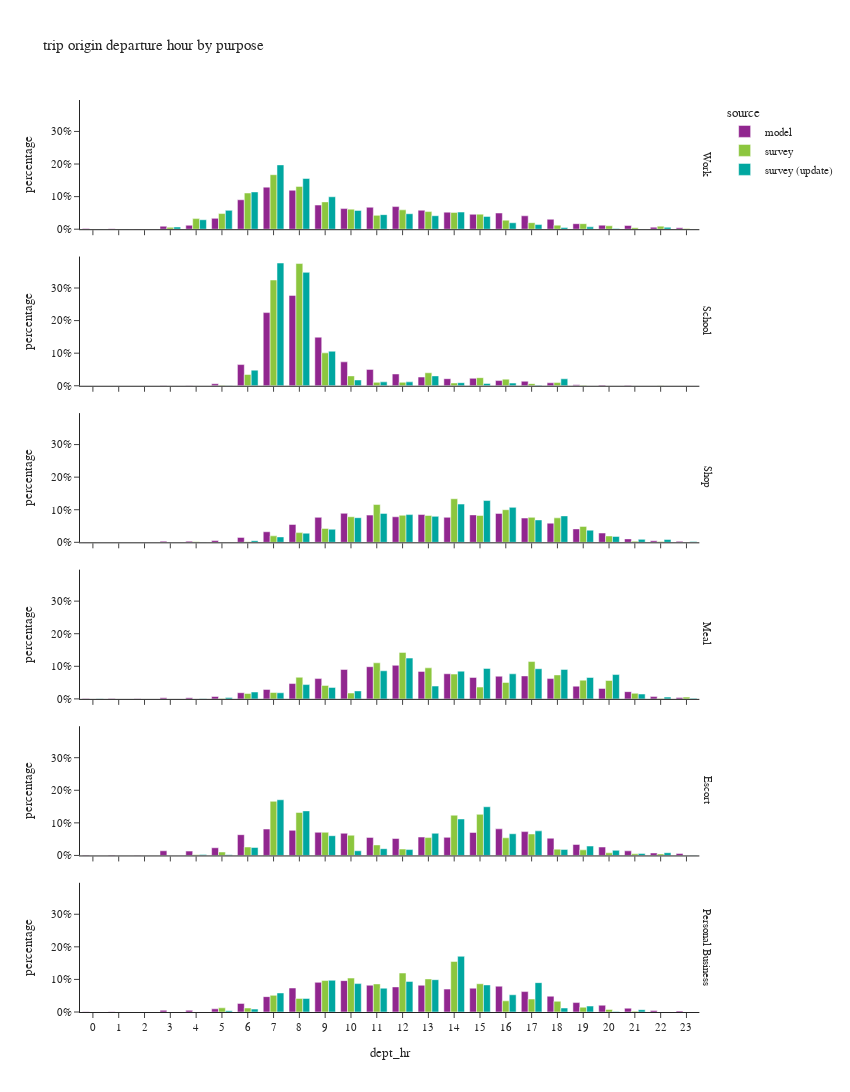

Notebook code cell kept with this figure:
### Code cell
df_plot = df_trip.groupby(['dept_hr','dpurp_label','source'])['trexpfac'].agg(sample_count='size', trexpfac='sum').reset_index()
df_plot['percentage'] = df_plot.groupby(['dpurp_label','source'], group_keys=False)['trexpfac']. \
    apply(lambda x: x / float(x.sum()))

fig = px.bar(df_plot.sort_values(['source','dpurp_label']),
             x="dept_hr", y="percentage", color="source",barmode="group",
             facet_row='dpurp_label',
             hover_data=['trexpfac','sample_count'],
             title="trip origin departure hour by purpose")
fig.update_layout(height=1500, width=850)
fig.for_each_annotation(lambda a: a.update(text = a.text.split("=")[-1]))
fig.for_each_xaxis(lambda a: a.update(dict(dtick = 1, categoryorder='category ascending')))
fig.for_each_yaxis(lambda a: a.update(dict(tickformat=".0%")))
fig.show()

### Figure 1 — Plotly figure (JSON) as saved in the notebook; plotly's stock layout.template omitted (floating-point values rounded to 4 significant figures)
{"data": [{"alignmentgroup": "True", "customdata": [[4795.0, 4795.0], [3382.0, 3382.0], [1291.0, 1291.0], [24220.0, 24220.0], [32240.0, 32240.0], [88170.0, 88170.0], [239500.0, 239500.0], [342500.0, 342500.0], [317100.0, 317100.0], [196500.0, 196500.0], [167700.0, 167700.0], [178700.0, 178700.0], [184100.0, 184100.0], [154800.0, 154800.0], [139000.0, 139000.0], [121400.0, 121400.0], [131800.0, 131800.0], [109100.0, 109100.0], [80800.0, 80800.0], [44780.0, 44780.0], [33030.0, 33030.0], [29860.0, 29860.0], [16490.0, 16490.0], [11830.0, 11830.0]], "hovertemplate": "source=model<br>dpurp_label=Work<br>dept_hr=%{x}<br>percentage=%{y}<br>trexpfac=%{customdata[0]}<br>sample_count=%{customdata[1]}<extra></extra>", "legendgroup": "model", "marker": {"color": "#91268F", "pattern": {"shape": ""}}, "name": "model", "offsetgroup": "model", "orientation": "v", "showlegend": true, "textposition": "auto", "type": "bar", "x": [0, 1, 2, 3, 4, 5, 6, 7, 8, 9, 10, 11, 12, 13, 14, 15, 16, 17, 18, 19, 20, 21, 22, 23], "xaxis": "x6", "y": [0.001807, 0.001275, 0.0004866, 0.009128, 0.01215, 0.03323, 0.09028, 0.1291, 0.1195, 0.07408, 0.06322, 0.06735, 0.06938, 0.05834, 0.0524, 0.04576, 0.04966, 0.04114, 0.03045, 0.01688, 0.01245, 0.01126, 0.006215, 0.004459], "yaxis": "y6"}, {"alignmentgroup": "True", "customdata": [[6.0, 6.0], [2.0, 2.0], [0.0, 0.0], [347.0, 347.0], [438.0, 438.0], [3597.0, 3597.0], [37860.0, 37860.0], [130700.0, 130700.0], [161400.0, 161400.0], [86760.0, 86760.0], [42720.0, 42720.0], [29270.0, 29270.0], [21040.0, 21040.0], [15560.0, 15560.0], [12620.0, 12620.0], [13260.0, 13260.0], [9240.0, 9240.0], [8056.0, 8056.0], [5288.0, 5288.0], [1635.0, 1635.0], [1365.0, 1365.0], [732.0, 732.0], [88.0, 88.0], [42.0, 42.0]], "hovertemplate": "source=model<br>dpurp_label=School<br>dept_hr=%{x}<br>percentage=%{y}<br>trexpfac=%{customdata[0]}<br>sample_count=%{customdata[1]}<extra></extra>", "legendgroup": "model", "marker": {"color": "#91268F", "pattern": {"shape": ""}}, "name": "model", "offsetgroup": "model", "orientation": "v", "showlegend": false, "textposition": "auto", "type": "bar", "x": [0, 1, 2, 3, 4, 5, 6, 7, 8, 9, 10, 11, 12, 13, 14, 15, 16, 17, 18, 19, 20, 21, 22, 23], "xaxis": "x5", "y": [1.031e-05, 3.436e-06, 0.0, 0.0005961, 0.0007525, 0.00618, 0.06505, 0.2245, 0.2774, 0.1491, 0.07339, 0.05028, 0.03615, 0.02672, 0.02168, 0.02279, 0.01587, 0.01384, 0.009085, 0.002809, 0.002345, 0.001258, 0.0001512, 7.216e-05], "yaxis": "y5"}, {"alignmentgroup": "True", "customdata": [[1035.0, 1035.0], [729.0, 729.0], [286.0, 286.0], [5857.0, 5857.0], [6074.0, 6074.0], [9378.0, 9378.0], [25550.0, 25550.0], [54650.0, 54650.0], [92380.0, 92380.0], [129200.0, 129200.0], [150000.0, 150000.0], [140700.0, 140700.0], [132100.0, 132100.0], [143700.0, 143700.0], [129200.0, 129200.0], [141900.0, 141900.0], [149500.0, 149500.0], [125600.0, 125600.0], [99090.0, 99090.0], [69490.0, 69490.0], [48040.0, 48040.0], [17760.0, 17760.0], [8054.0, 8054.0], [5146.0, 5146.0]], "hovertemplate": "source=model<br>dpurp_label=Shop<br>dept_hr=%{x}<br>percentage=%{y}<br>trexpfac=%{customdata[0]}<br>sample_count=%{customdata[1]}<extra></extra>", "legendgroup": "model", "marker": {"color": "#91268F", "pattern": {"shape": ""}}, "name": "model", "offsetgroup": "model", "orientation": "v", "showlegend": false, "textposition": "auto", "type": "bar", "x": [0, 1, 2, 3, 4, 5, 6, 7, 8, 9, 10, 11, 12, 13, 14, 15, 16, 17, 18, 19, 20, 21, 22, 23], "xaxis": "x4", "y": [0.0006141, 0.0004325, 0.0001697, 0.003475, 0.003604, 0.005564, 0.01516, 0.03243, 0.05481, 0.07665, 0.08902, 0.0835, 0.07839, 0.08525, 0.07665, 0.08418, 0.0887, 0.0745, 0.05879, 0.04123, 0.0285, 0.01054, 0.004779, 0.003053], "yaxis": "y4"}, {"alignmentgroup": "True", "customdata": [[1378.0, 1378.0], [1177.0, 1177.0], [488.0, 488.0], [4146.0, 4146.0], [4539.0, 4539.0], [8770.0, 8770.0], [22830.0, 22830.0], [35010.0, 35010.0], [56760.0, 56760.0], [75250.0, 75250.0], [109000.0, 109000.0], [119200.0, 119200.0], [124300.0, 124300.0], [101900.0, 101900.0], [93130.0, 93130.0], [79440.0, 79440.0], [83960.0, 83960.0], [85040.0, 85040.0], [75170.0, 75170.0], [47070.0, 47070.0], [38620.0, 38620.0], [26790.0, 26790.0], [8484.0, 8484.0], [4974.0, 4974.0]], "hovertemplate": "source=model<br>dpurp_label=Meal<br>dept_hr=%{x}<br>percentage=%{y}<br>trexpfac=%{customdata[0]}<br>sample_count=%{customdata[1]}<extra></extra>", "legendgroup": "model", "marker": {"color": "#91268F", "pattern": {"shape": ""}}, "name": "model", "offsetgroup": "model", "orientation": "v", "showlegend": false, "textposition": "auto", "type": "bar", "x": [0, 1, 2, 3, 4, 5, 6, 7, 8, 9, 10, 11, 12, 13, 14, 15, 16, 17, 18, 19, 20, 21, 22, 23], "xaxis": "x3", "y": [0.001141, 0.0009748, 0.0004042, 0.003434, 0.003759, 0.007263, 0.01891, 0.02899, 0.04701, 0.06232, 0.09027, 0.09873, 0.103, 0.08436, 0.07713, 0.06579, 0.06953, 0.07043, 0.06226, 0.03898, 0.03199, 0.02219, 0.007026, 0.004119], "yaxis": "y3"}, {"alignmentgroup": "True", "customdata": [[2930.0, 2930.0], [2210.0, 2210.0], [882.0, 882.0], [25040.0, 25040.0], [23250.0, 23250.0], [41190.0, 41190.0], [111300.0, 111300.0], [141400.0, 141400.0], [134600.0, 134600.0], [124100.0, 124100.0], [118900.0, 118900.0], [96770.0, 96770.0], [90790.0, 90790.0], [98630.0, 98630.0], [96860.0, 96860.0], [123100.0, 123100.0], [142400.0, 142400.0], [127700.0, 127700.0], [92300.0, 92300.0], [58820.0, 58820.0], [45020.0, 45020.0], [24640.0, 24640.0], [13250.0, 13250.0], [10630.0, 10630.0]], "hovertemplate": "source=model<br>dpurp_label=Escort<br>dept_hr=%{x}<br>percentage=%{y}<br>trexpfac=%{customdata[0]}<br>sample_count=%{customdata[1]}<extra></extra>", "legendgroup": "model", "marker": {"color": "#91268F", "pattern": {"shape": ""}}, "name": "model", "offsetgroup": "model", "orientation": "v", "showlegend": false, "textposition": "auto", "type": "bar", "x": [0, 1, 2, 3, 4, 5, 6, 7, 8, 9, 10, 11, 12, 13, 14, 15, 16, 17, 18, 19, 20, 21, 22, 23], "xaxis": "x2", "y": [0.001677, 0.001265, 0.0005049, 0.01433, 0.01331, 0.02358, 0.06372, 0.08097, 0.07706, 0.07102, 0.06805, 0.0554, 0.05198, 0.05647, 0.05545, 0.07048, 0.08154, 0.07313, 0.05284, 0.03367, 0.02577, 0.01411, 0.007588, 0.006087], "yaxis": "y2"}, {"alignmentgroup": "True", "customdata": [[541.0, 541.0], [387.0, 387.0], [152.0, 152.0], [4407.0, 4407.0], [4112.0, 4112.0], [7853.0, 7853.0], [21280.0, 21280.0], [38070.0, 38070.0], [59470.0, 59470.0], [73460.0, 73460.0], [77690.0, 77690.0], [66340.0, 66340.0], [62160.0, 62160.0], [66230.0, 66230.0], [56700.0, 56700.0], [58960.0, 58960.0], [63890.0, 63890.0], [50580.0, 50580.0], [39060.0, 39060.0], [23370.0, 23370.0], [16810.0, 16810.0], [9434.0, 9434.0], [3876.0, 3876.0], [2429.0, 2429.0]], "hovertemplate": "source=model<br>dpurp_label=Personal Business<br>dept_hr=%{x}<br>percentage=%{y}<br>trexpfac=%{customdata[0]}<br>sample_count=%{customdata[1]}<extra></extra>", "legendgroup": "model", "marker": {"color": "#91268F", "pattern": {"shape": ""}}, "name": "model", "offsetgroup": "model", "orientation": "v", "showlegend": false, "textposition": "auto", "type": "bar", "x": [0, 1, 2, 3, 4, 5, 6, 7, 8, 9, 10, 11, 12, 13, 14, 15, 16, 17, 18, 19, 20, 21, 22, 23], "xaxis": "x", "y": [0.0006702, 0.0004794, 0.0001883, 0.005459, 0.005094, 0.009728, 0.02636, 0.04716, 0.07367, 0.091, 0.09624, 0.08218, 0.077, 0.08204, 0.07023, 0.07304, 0.07914, 0.06266, 0.04839, 0.02895, 0.02082, 0.01169, 0.004801, 0.003009], "yaxis": "y"}, {"alignmentgroup": "True", "customdata": [[877.6, 3.0], [596.9, 2.0], [0.0, 0.0], [11650.0, 21.0], [66300.0, 61.0], [97950.0, 128.0], [226600.0, 361.0], [341100.0, 612.0], [267800.0, 610.0], [171000.0, 381.0], [125500.0, 263.0], [86580.0, 233.0], [121100.0, 313.0], [110300.0, 229.0], [105300.0, 194.0], [94350.0, 136.0], [56780.0, 106.0], [40680.0, 122.0], [25440.0, 64.0], [34690.0, 43.0], [21420.0, 34.0], [9442.0, 22.0], [19250.0, 16.0], [4896.0, 10.0]], "hovertemplate": "source=survey<br>dpurp_label=Work<br>dept_hr=%{x}<br>percentage=%{y}<br>trexpfac=%{customdata[0]}<br>sample_count=%{customdata[1]}<extra></extra>", "legendgroup": "survey", "marker": {"color": "#8CC63E", "pattern": {"shape": ""}}, "name": "survey", "offsetgroup": "survey", "orientation": "v", "showlegend": true, "textposition": "auto", "type": "bar", "x": [0, 1, 2, 3, 4, 5, 6, 7, 8, 9, 10, 11, 12, 13, 14, 15, 16, 17, 18, 19, 20, 21, 22, 23], "xaxis": "x6", "y": [0.0004303, 0.0002927, 0.0, 0.005712, 0.0325, 0.04802, 0.1111, 0.1672, 0.1313, 0.08385, 0.06154, 0.04245, 0.05936, 0.05408, 0.05162, 0.04626, 0.02784, 0.01995, 0.01247, 0.01701, 0.0105, 0.004629, 0.009436, 0.002401], "yaxis": "y6"}, {"alignmentgroup": "True", "customdata": [[0.0, 0.0], [0.0, 0.0], [0.0, 0.0], [0.0, 0.0], [75.6, 1.0], [944.6, 3.0], [20220.0, 26.0], [190200.0, 229.0], [219900.0, 260.0], [59190.0, 63.0], [17730.0, 19.0], [6116.0, 13.0], [6219.0, 13.0], [23370.0, 16.0], [4986.0, 18.0], [14560.0, 16.0], [11930.0, 10.0], [3824.0, 21.0], [5734.0, 4.0], [827.0, 3.0], [0.0, 0.0], [0.0, 0.0], [365.9, 1.0], [0.0, 0.0]], "hovertemplate": "source=survey<br>dpurp_label=School<br>dept_hr=%{x}<br>percentage=%{y}<br>trexpfac=%{customdata[0]}<br>sample_count=%{customdata[1]}<extra></extra>", "legendgroup": "survey", "marker": {"color": "#8CC63E", "pattern": {"shape": ""}}, "name": "survey", "offsetgroup": "survey", "orientation": "v", "showlegend": false, "textposition": "auto", "type": "bar", "x": [0, 1, 2, 3, 4, 5, 6, 7, 8, 9, 10, 11, 12, 13, 14, 15, 16, 17, 18, 19, 20, 21, 22, 23], "xaxis": "x5", "y": [0.0, 0.0, 0.0, 0.0, 0.000129, 0.001611, 0.03449, 0.3245, 0.3751, 0.101, 0.03025, 0.01043, 0.01061, 0.03986, 0.008505, 0.02484, 0.02035, 0.006524, 0.009782, 0.001411, 0.0, 0.0, 0.0006242, 0.0], "yaxis": "y5"}, {"alignmentgroup": "True", "customdata": [[1044.0, 3.0], [484.4, 1.0], [306.3, 1.0], [0.0, 0.0], [2451.0, 2.0], [822.1, 8.0], [3093.0, 8.0], [31350.0, 49.0], [47030.0, 83.0], [67350.0, 177.0], [124000.0, 266.0], [183200.0, 305.0], [131100.0, 281.0], [130200.0, 263.0], [211300.0, 315.0], [130100.0, 258.0], [158000.0, 299.0], [121000.0, 265.0], [118600.0, 214.0], [77170.0, 189.0], [30800.0, 66.0], [5372.0, 19.0], [4191.0, 15.0], [1005.0, 4.0]], "hovertemplate": "source=survey<br>dpurp_label=Shop<br>dept_hr=%{x}<br>percentage=%{y}<br>trexpfac=%{customdata[0]}<br>sample_count=%{customdata[1]}<extra></extra>", "legendgroup": "survey", "marker": {"color": "#8CC63E", "pattern": {"shape": ""}}, "name": "survey", "offsetgroup": "survey", "orientation": "v", "showlegend": false, "textposition": "auto", "type": "bar", "x": [0, 1, 2, 3, 4, 5, 6, 7, 8, 9, 10, 11, 12, 13, 14, 15, 16, 17, 18, 19, 20, 21, 22, 23], "xaxis": "x4", "y": [0.0006606, 0.0003066, 0.0001939, 0.0, 0.001551, 0.0005203, 0.001958, 0.01984, 0.02977, 0.04263, 0.07846, 0.1159, 0.08296, 0.08241, 0.1337, 0.08236, 0.1, 0.07657, 0.07508, 0.04885, 0.01949, 0.003401, 0.002653, 0.0006364], "yaxis": "y4"}, {"alignmentgroup": "True", "customdata": [[0.0, 0.0], [0.0, 0.0], [0.0, 0.0], [0.0, 0.0], [10.64, 1.0], [1148.0, 6.0], [14630.0, 29.0], [17410.0, 47.0], [59030.0, 72.0], [36750.0, 88.0], [15960.0, 83.0], [98610.0, 193.0], [127100.0, 236.0], [84790.0, 146.0], [67740.0, 112.0], [32260.0, 109.0], [44940.0, 158.0], [102000.0, 192.0], [65450.0, 185.0], [51190.0, 111.0], [50160.0, 78.0], [15220.0, 24.0], [1256.0, 14.0], [4821.0, 5.0]], "hovertemplate": "source=survey<br>dpurp_label=Meal<br>dept_hr=%{x}<br>percentage=%{y}<br>trexpfac=%{customdata[0]}<br>sample_count=%{customdata[1]}<extra></extra>", "legendgroup": "survey", "marker": {"color": "#8CC63E", "pattern": {"shape": ""}}, "name": "survey", "offsetgroup": "survey", "orientation": "v", "showlegend": false, "textposition": "auto", "type": "bar", "x": [0, 1, 2, 3, 4, 5, 6, 7, 8, 9, 10, 11, 12, 13, 14, 15, 16, 17, 18, 19, 20, 21, 22, 23], "xaxis": "x3", "y": [0.0, 0.0, 0.0, 0.0, 1.195e-05, 0.001289, 0.01643, 0.01956, 0.0663, 0.04127, 0.01792, 0.1107, 0.1427, 0.09523, 0.07607, 0.03623, 0.05047, 0.1146, 0.0735, 0.05749, 0.05634, 0.01709, 0.00141, 0.005414], "yaxis": "y3"}, {"alignmentgroup": "True", "customdata": [[9.538, 1.0], [0.0, 0.0], [0.0, 0.0], [0.0, 0.0], [3757.0, 1.0], [18160.0, 15.0], [44360.0, 39.0], [284600.0, 244.0], [226100.0, 262.0], [121800.0, 110.0], [106300.0, 84.0], [55260.0, 74.0], [33570.0, 86.0], [93940.0, 92.0], [211500.0, 196.0], [216100.0, 242.0], [92780.0, 167.0], [112800.0, 162.0], [33010.0, 82.0], [29290.0, 57.0], [13650.0, 29.0], [8470.0, 20.0], [7941.0, 12.0], [74.84, 1.0]], "hovertemplate": "source=survey<br>dpurp_label=Escort<br>dept_hr=%{x}<br>percentage=%{y}<br>trexpfac=%{customdata[0]}<br>sample_count=%{customdata[1]}<extra></extra>", "legendgroup": "survey", "marker": {"color": "#8CC63E", "pattern": {"shape": ""}}, "name": "survey", "offsetgroup": "survey", "orientation": "v", "showlegend": false, "textposition": "auto", "type": "bar", "x": [0, 1, 2, 3, 4, 5, 6, 7, 8, 9, 10, 11, 12, 13, 14, 15, 16, 17, 18, 19, 20, 21, 22, 23], "xaxis": "x2", "y": [5.566e-06, 0.0, 0.0, 0.0, 0.002193, 0.0106, 0.02589, 0.1661, 0.132, 0.0711, 0.06202, 0.03225, 0.01959, 0.05482, 0.1235, 0.1261, 0.05415, 0.06584, 0.01926, 0.01709, 0.007966, 0.004943, 0.004634, 4.368e-05], "yaxis": "y2"}, {"alignmentgroup": "True", "customdata": [[0.0, 0.0], [0.0, 0.0], [0.0, 0.0], [0.0, 0.0], [0.0, 0.0], [9298.0, 5.0], [8902.0, 25.0], [37210.0, 73.0], [30370.0, 96.0], [70280.0, 145.0], [75840.0, 173.0], [62780.0, 140.0], [87100.0, 151.0], [73940.0, 171.0], [113100.0, 145.0], [63160.0, 123.0], [24970.0, 111.0], [28970.0, 88.0], [23910.0, 58.0], [10750.0, 26.0], [5647.0, 21.0], [1894.0, 7.0], [141.0, 2.0], [218.2, 1.0]], "hovertemplate": "source=survey<br>dpurp_label=Personal Business<br>dept_hr=%{x}<br>percentage=%{y}<br>trexpfac=%{customdata[0]}<br>sample_count=%{customdata[1]}<extra></extra>", "legendgroup": "survey", "marker": {"color": "#8CC63E", "pattern": {"shape": ""}}, "name": "survey", "offsetgroup": "survey", "orientation": "v", "showlegend": false, "textposition": "auto", "type": "bar", "x": [0, 1, 2, 3, 4, 5, 6, 7, 8, 9, 10, 11, 12, 13, 14, 15, 16, 17, 18, 19, 20, 21, 22, 23], "xaxis": "x", "y": [0.0, 0.0, 0.0, 0.0, 0.0, 0.01276, 0.01222, 0.05108, 0.0417, 0.09648, 0.1041, 0.08619, 0.1196, 0.1015, 0.1552, 0.08671, 0.03427, 0.03978, 0.03282, 0.01476, 0.007752, 0.002601, 0.0001935, 0.0002995], "yaxis": "y"}, {"alignmentgroup": "True", "customdata": [[804.7, 3.0], [562.4, 2.0], [0.0, 0.0], [12540.0, 22.0], [53410.0, 63.0], [106400.0, 137.0], [210500.0, 375.0], [363300.0, 635.0], [286400.0, 621.0], [183300.0, 405.0], [106200.0, 268.0], [82220.0, 235.0], [87390.0, 322.0], [76200.0, 238.0], [96810.0, 196.0], [72350.0, 146.0], [36460.0, 110.0], [26130.0, 112.0], [9622.0, 59.0], [13280.0, 45.0], [3794.0, 34.0], [646.1, 22.0], [10800.0, 16.0], [1337.0, 10.0]], "hovertemplate": "source=survey (update)<br>dpurp_label=Work<br>dept_hr=%{x}<br>percentage=%{y}<br>trexpfac=%{customdata[0]}<br>sample_count=%{customdata[1]}<extra></extra>", "legendgroup": "survey (update)", "marker": {"color": "#00A7A0", "pattern": {"shape": ""}}, "name": "survey (update)", "offsetgroup": "survey (update)", "orientation": "v", "showlegend": true, "textposition": "auto", "type": "bar", "x": [0, 1, 2, 3, 4, 5, 6, 7, 8, 9, 10, 11, 12, 13, 14, 15, 16, 17, 18, 19, 20, 21, 22, 23], "xaxis": "x6", "y": [0.0004372, 0.0003056, 0.0, 0.006814, 0.02902, 0.05781, 0.1144, 0.1974, 0.1556, 0.09959, 0.05769, 0.04467, 0.04748, 0.0414, 0.0526, 0.03931, 0.01981, 0.0142, 0.005228, 0.007216, 0.002062, 0.0003511, 0.005866, 0.0007266], "yaxis": "y6"}, {"alignmentgroup": "True", "customdata": [[0.0, 0.0], [0.0, 0.0], [0.0, 0.0], [0.0, 0.0], [86.69, 1.0], [454.4, 4.0], [25740.0, 26.0], [202100.0, 237.0], [186700.0, 266.0], [56860.0, 63.0], [9550.0, 22.0], [6418.0, 16.0], [6418.0, 13.0], [16270.0, 19.0], [5076.0, 13.0], [3816.0, 15.0], [4405.0, 9.0], [1012.0, 8.0], [11450.0, 3.0], [117.8, 1.0], [0.0, 0.0], [0.0, 0.0], [0.0, 0.0], [0.0, 0.0]], "hovertemplate": "source=survey (update)<br>dpurp_label=School<br>dept_hr=%{x}<br>percentage=%{y}<br>trexpfac=%{customdata[0]}<br>sample_count=%{customdata[1]}<extra></extra>", "legendgroup": "survey (update)", "marker": {"color": "#00A7A0", "pattern": {"shape": ""}}, "name": "survey (update)", "offsetgroup": "survey (update)", "orientation": "v", "showlegend": false, "textposition": "auto", "type": "bar", "x": [0, 1, 2, 3, 4, 5, 6, 7, 8, 9, 10, 11, 12, 13, 14, 15, 16, 17, 18, 19, 20, 21, 22, 23], "xaxis": "x5", "y": [0.0, 0.0, 0.0, 0.0, 0.0001616, 0.000847, 0.04798, 0.3767, 0.348, 0.106, 0.0178, 0.01196, 0.01196, 0.03033, 0.009462, 0.007114, 0.008211, 0.001887, 0.02134, 0.0002195, 0.0, 0.0, 0.0, 0.0], "yaxis": "y5"}, {"alignmentgroup": "True", "customdata": [[358.8, 3.0], [143.5, 1.0], [570.9, 1.0], [0.0, 0.0], [2395.0, 2.0], [1099.0, 8.0], [9682.0, 16.0], [30870.0, 55.0], [52250.0, 96.0], [74740.0, 194.0], [140900.0, 291.0], [165500.0, 335.0], [158600.0, 324.0], [148500.0, 304.0], [218700.0, 345.0], [239000.0, 296.0], [200000.0, 332.0], [128100.0, 305.0], [151300.0, 246.0], [69610.0, 214.0], [33730.0, 85.0], [16880.0, 29.0], [16290.0, 19.0], [4775.0, 7.0]], "hovertemplate": "source=survey (update)<br>dpurp_label=Shop<br>dept_hr=%{x}<br>percentage=%{y}<br>trexpfac=%{customdata[0]}<br>sample_count=%{customdata[1]}<extra></extra>", "legendgroup": "survey (update)", "marker": {"color": "#00A7A0", "pattern": {"shape": ""}}, "name": "survey (update)", "offsetgroup": "survey (update)", "orientation": "v", "showlegend": false, "textposition": "auto", "type": "bar", "x": [0, 1, 2, 3, 4, 5, 6, 7, 8, 9, 10, 11, 12, 13, 14, 15, 16, 17, 18, 19, 20, 21, 22, 23], "xaxis": "x4", "y": [0.0001925, 7.699e-05, 0.0003063, 0.0, 0.001285, 0.0005896, 0.005194, 0.01656, 0.02803, 0.0401, 0.07559, 0.0888, 0.08506, 0.07967, 0.1173, 0.1282, 0.1073, 0.06874, 0.08115, 0.03734, 0.01809, 0.009056, 0.008738, 0.002562], "yaxis": "y4"}, {"alignmentgroup": "True", "customdata": [[632.6, 1.0], [0.0, 0.0], [0.0, 0.0], [0.0, 0.0], [23.31, 1.0], [4015.0, 5.0], [19390.0, 28.0], [17190.0, 49.0], [40280.0, 70.0], [32320.0, 90.0], [22490.0, 86.0], [79180.0, 200.0], [115000.0, 241.0], [36170.0, 153.0], [78100.0, 120.0], [85850.0, 121.0], [70610.0, 161.0], [84960.0, 207.0], [83070.0, 202.0], [60310.0, 119.0], [68580.0, 83.0], [13630.0, 29.0], [4953.0, 15.0], [1495.0, 4.0]], "hovertemplate": "source=survey (update)<br>dpurp_label=Meal<br>dept_hr=%{x}<br>percentage=%{y}<br>trexpfac=%{customdata[0]}<br>sample_count=%{customdata[1]}<extra></extra>", "legendgroup": "survey (update)", "marker": {"color": "#00A7A0", "pattern": {"shape": ""}}, "name": "survey (update)", "offsetgroup": "survey (update)", "orientation": "v", "showlegend": false, "textposition": "auto", "type": "bar", "x": [0, 1, 2, 3, 4, 5, 6, 7, 8, 9, 10, 11, 12, 13, 14, 15, 16, 17, 18, 19, 20, 21, 22, 23], "xaxis": "x3", "y": [0.0006889, 0.0, 0.0, 0.0, 2.539e-05, 0.004372, 0.02111, 0.01872, 0.04387, 0.0352, 0.0245, 0.08623, 0.1252, 0.03939, 0.08505, 0.09349, 0.0769, 0.09252, 0.09047, 0.06568, 0.07468, 0.01484, 0.005394, 0.001628], "yaxis": "y3"}, {"alignmentgroup": "True", "customdata": [[9.165, 1.0], [0.0, 0.0], [0.0, 0.0], [0.0, 0.0], [4054.0, 1.0], [3125.0, 10.0], [33590.0, 37.0], [234700.0, 227.0], [187900.0, 234.0], [83190.0, 95.0], [19660.0, 78.0], [28470.0, 63.0], [24740.0, 76.0], [93380.0, 87.0], [153800.0, 175.0], [205300.0, 228.0], [91440.0, 153.0], [103600.0, 140.0], [25420.0, 68.0], [39580.0, 58.0], [21550.0, 29.0], [8339.0, 23.0], [11520.0, 13.0], [607.6, 3.0]], "hovertemplate": "source=survey (update)<br>dpurp_label=Escort<br>dept_hr=%{x}<br>percentage=%{y}<br>trexpfac=%{customdata[0]}<br>sample_count=%{customdata[1]}<extra></extra>", "legendgroup": "survey (update)", "marker": {"color": "#00A7A0", "pattern": {"shape": ""}}, "name": "survey (update)", "offsetgroup": "survey (update)", "orientation": "v", "showlegend": false, "textposition": "auto", "type": "bar", "x": [0, 1, 2, 3, 4, 5, 6, 7, 8, 9, 10, 11, 12, 13, 14, 15, 16, 17, 18, 19, 20, 21, 22, 23], "xaxis": "x2", "y": [6.671e-06, 0.0, 0.0, 0.0, 0.002951, 0.002275, 0.02445, 0.1708, 0.1367, 0.06055, 0.01431, 0.02072, 0.018, 0.06797, 0.1119, 0.1494, 0.06655, 0.0754, 0.0185, 0.02881, 0.01568, 0.00607, 0.008382, 0.0004422], "yaxis": "y2"}, {"alignmentgroup": "True", "customdata": [[0.0, 0.0], [0.0, 0.0], [0.0, 0.0], [0.0, 0.0], [0.0, 0.0], [2942.0, 5.0], [6788.0, 24.0], [44640.0, 76.0], [31770.0, 110.0], [74420.0, 155.0], [66590.0, 183.0], [55820.0, 148.0], [71760.0, 147.0], [75770.0, 170.0], [130600.0, 161.0], [63500.0, 136.0], [40410.0, 122.0], [68850.0, 83.0], [9367.0, 51.0], [13900.0, 22.0], [1355.0, 8.0], [5414.0, 5.0], [197.4, 1.0], [0.0, 0.0]], "hovertemplate": "source=survey (update)<br>dpurp_label=Personal Business<br>dept_hr=%{x}<br>percentage=%{y}<br>trexpfac=%{customdata[0]}<br>sample_count=%{customdata[1]}<extra></extra>", "legendgroup": "survey (update)", "marker": {"color": "#00A7A0", "pattern": {"shape": ""}}, "name": "survey (update)", "offsetgroup": "survey (update)", "orientation": "v", "showlegend": false, "textposition": "auto", "type": "bar", "x": [0, 1, 2, 3, 4, 5, 6, 7, 8, 9, 10, 11, 12, 13, 14, 15, 16, 17, 18, 19, 20, 21, 22, 23], "xaxis": "x", "y": [0.0, 0.0, 0.0, 0.0, 0.0, 0.00385, 0.008883, 0.05843, 0.04157, 0.0974, 0.08715, 0.07306, 0.09391, 0.09916, 0.171, 0.0831, 0.05289, 0.0901, 0.01226, 0.01819, 0.001773, 0.007085, 0.0002584, 0.0], "yaxis": "y"}], "layout": {"annotations": [{"font": {}, "showarrow": false, "text": "Personal Business", "textangle": 90, "x": 0.98, "xanchor": "left", "xref": "paper", "y": 0.07083, "yanchor": "middle", "yref": "paper"}, {"font": {}, "showarrow": false, "text": "Escort", "textangle": 90, "x": 0.98, "xanchor": "left", "xref": "paper", "y": 0.2425, "yanchor": "middle", "yref": "paper"}, {"font": {}, "showarrow": false, "text": "Meal", "textangle": 90, "x": 0.98, "xanchor": "left", "xref": "paper", "y": 0.4142, "yanchor": "middle", "yref": "paper"}, {"font": {}, "showarrow": false, "text": "Shop", "textangle": 90, "x": 0.98, "xanchor": "left", "xref": "paper", "y": 0.5858, "yanchor": "middle", "yref": "paper"}, {"font": {}, "showarrow": false, "text": "School", "textangle": 90, "x": 0.98, "xanchor": "left", "xref": "paper", "y": 0.7575, "yanchor": "middle", "yref": "paper"}, {"font": {}, "showarrow": false, "text": "Work", "textangle": 90, "x": 0.98, "xanchor": "left", "xref": "paper", "y": 0.9292, "yanchor": "middle", "yref": "paper"}], "barmode": "group", "height": 1500, "legend": {"title": {"text": "source"}, "tracegroupgap": 0}, "title": {"text": "trip origin departure hour by purpose"}, "width": 850, "xaxis": {"anchor": "y", "categoryorder": "category ascending", "domain": [0.0, 0.98], "dtick": 1, "title": {"text": "dept_hr"}}, "xaxis2": {"anchor": "y2", "categoryorder": "category ascending", "domain": [0.0, 0.98], "dtick": 1, "matches": "x", "showticklabels": false}, "xaxis3": {"anchor": "y3", "categoryorder": "category ascending", "domain": [0.0, 0.98], "dtick": 1, "matches": "x", "showticklabels": false}, "xaxis4": {"anchor": "y4", "categoryorder": "category ascending", "domain": [0.0, 0.98], "dtick": 1, "matches": "x", "showticklabels": false}, "xaxis5": {"anchor": "y5", "categoryorder": "category ascending", "domain": [0.0, 0.98], "dtick": 1, "matches": "x", "showticklabels": false}, "xaxis6": {"anchor": "y6", "categoryorder": "category ascending", "domain": [0.0, 0.98], "dtick": 1, "matches": "x", "showticklabels": false}, "yaxis": {"anchor": "x", "domain": [0.0, 0.1417], "tickformat": ".0%", "title": {"text": "percentage"}}, "yaxis2": {"anchor": "x2", "domain": [0.1717, 0.3133], "matches": "y", "tickformat": ".0%", "title": {"text": "percentage"}}, "yaxis3": {"anchor": "x3", "domain": [0.3433, 0.485], "matches": "y", "tickformat": ".0%", "title": {"text": "percentage"}}, "yaxis4": {"anchor": "x4", "domain": [0.515, 0.6567], "matches": "y", "tickformat": ".0%", "title": {"text": "percentage"}}, "yaxis5": {"anchor": "x5", "domain": [0.6867, 0.8283], "matches": "y", "tickformat": ".0%", "title": {"text": "percentage"}}, "yaxis6": {"anchor": "x6", "domain": [0.8583, 1.0], "matches": "y", "tickformat": ".0%", "title": {"text": "percentage"}}}}
